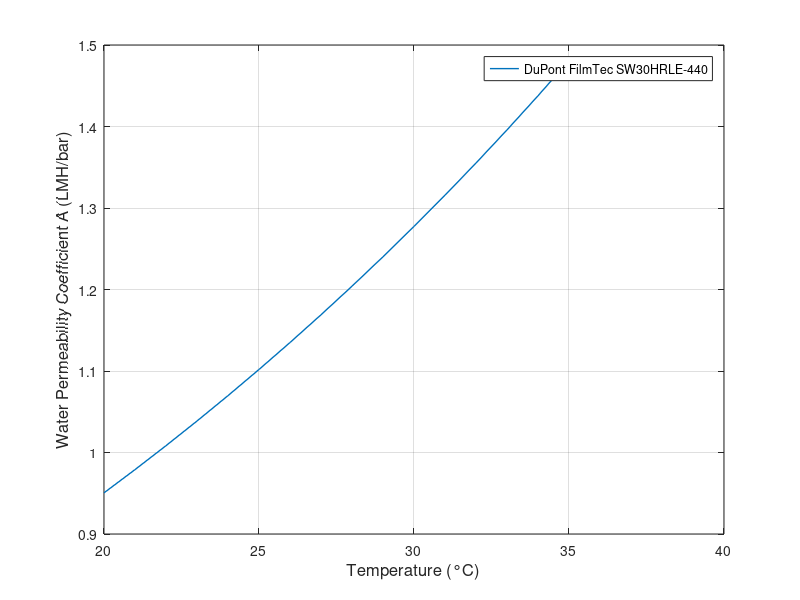

The MATLAB source for this figure:
load('membrane_params.mat', 'A', 'B', 'A_LMH','B_LMH');
T_list = 20:1:35;               % Temperature range [C]
A_list = zeros(1,length(T_list));
A_list_LMH = zeros(1,length(T_list));

for i=1:length(T_list)
    T_c = T_list(i);
    A_temp_LMH = A_LMH*1.03^(T_c - 25);  % Temperature correction for A [LMH/bar]
    A_list_LMH(i) = A_temp_LMH;
    A_temp = A*1.03^(T_c - 25);  % Temperature correction for A [LMH/bar]
    A_list(i) = A_temp;
end
figure;
plot(T_list, A_list_LMH, 'LineWidth', 1);

xlabel('Temperature (°C)', 'FontSize', 12);
ylabel('Water Permeability Coefficient A (LMH/bar)', 'FontSize', 12);
legend('DuPont FilmTec SW30HRLE-440', 'Location', 'best');
grid on;
